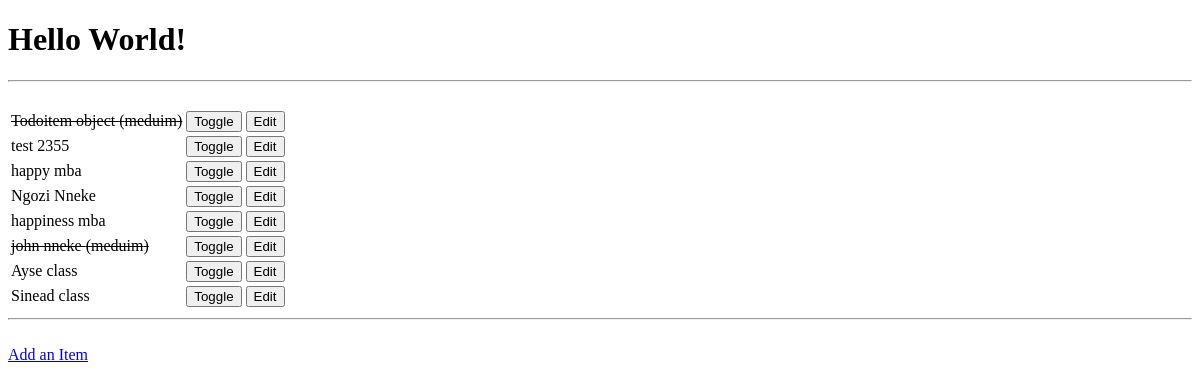
The app's page /, older data.
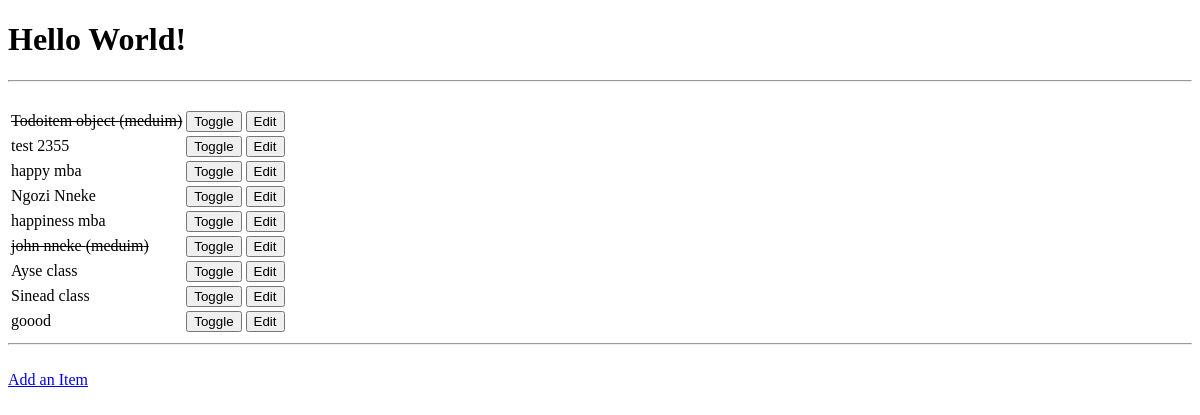
The same page, newer data.
### todoitem/models.py (models this page shows, shortened)
class TodoItem(models.Model):
    name = models.CharField(max_length=30, blank=False)
    done = models.BooleanField(blank=False, default=False )
    priority = models.CharField(max_length=6, blank=False)

### todoitem/views.py (the view)
# urls.py: url(r'^$', get_index),
def get_index(request):
    results = TodoItem.objects.all()
    return render(request, "index.html", {'items': results})

### todoitem/templates/index.html (shortened to what this page needs)
<!DOCTYPE html>
<html lang="en">
<head>
</head>
<body>
    <h1>Hello World!</h1>
    <hr>
    <br>
    <table>
        {% for item in items %}
        <tr>
            {% if item.done %}
            <td><strike>{{ item.name }} ({{ item.priority }}) </strike></td>
            {% else %}
            <td>{{ item.name }}</td>
            {% endif %}
            <td>
                <form method="POST" action="toggle/{{ item.id }}">{% csrf_token %}<input type="submit" value="Toggle"></form>
            </td>
            <td>
                <form method="GET" action="edit/{{ item.id }}"><input type="submit" value="Edit"></form>
            </td>
        </tr>
        {% empty %}
        <p>You have nothing to do.</p>
        {% endfor %}
    </table>
   <hr>
   <br>
   <a href="add">Add an Item</a>
</body>
</html>

Row changes from the older to the newer data that the page shows:
added TodoItem: name "goood"
